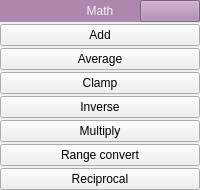
         <widget class="QWidget" name="_category_math_container" native="true">
          <layout class="QVBoxLayout" name="verticalLayout_3">
           <property name="spacing">
            <number>2</number>
           </property>
           <property name="leftMargin">
            <number>0</number>
           </property>
           <property name="topMargin">
            <number>0</number>
           </property>
           <property name="rightMargin">
            <number>0</number>
           </property>
           <property name="bottomMargin">
            <number>0</number>
           </property>
           <item>
            <widget class="QWidget" name="_category_math_label" native="true">
             <property name="palette">
              <palette>
               <active>
                <colorrole role="Button">
                 <brush brushstyle="SolidPattern">
                  <color alpha="255">
                   <red>173</red>
                   <green>135</green>
                   <blue>173</blue>
                  </color>
                 </brush>
                </colorrole>
                <colorrole role="ButtonText">
                 <brush brushstyle="SolidPattern">
                  <color alpha="255">
                   <red>246</red>
                   <green>245</green>
                   <blue>244</blue>
                  </color>
                 </brush>
                </colorrole>
                <colorrole role="Window">
                 <brush brushstyle="SolidPattern">
                  <color alpha="255">
                   <red>173</red>
                   <green>135</green>
                   <blue>173</blue>
                  </color>
                 </brush>
                </colorrole>
               </active>
               <inactive>
                <colorrole role="Button">
                 <brush brushstyle="SolidPattern">
                  <color alpha="255">
                   <red>173</red>
                   <green>135</green>
                   <blue>173</blue>
                  </color>
                 </brush>
                </colorrole>
                <colorrole role="ButtonText">
                 <brush brushstyle="SolidPattern">
                  <color alpha="255">
                   <red>246</red>
                   <green>245</green>
                   <blue>244</blue>
                  </color>
                 </brush>
                </colorrole>
                <colorrole role="Window">
                 <brush brushstyle="SolidPattern">
                  <color alpha="255">
                   <red>173</red>
                   <green>135</green>
                   <blue>173</blue>
                  </color>
                 </brush>
                </colorrole>
               </inactive>
               <disabled>
                <colorrole role="Button">
                 <brush brushstyle="SolidPattern">
                  <color alpha="255">
                   <red>173</red>
                   <green>135</green>
                   <blue>173</blue>
                  </color>
                 </brush>
                </colorrole>
                <colorrole role="ButtonText">
                 <brush brushstyle="SolidPattern">
                  <color alpha="255">
                   <red>190</red>
                   <green>190</green>
                   <blue>190</blue>
                  </color>
                 </brush>
                </colorrole>
                <colorrole role="Window">
                 <brush brushstyle="SolidPattern">
                  <color alpha="255">
                   <red>173</red>
                   <green>135</green>
                   <blue>173</blue>
                  </color>
                 </brush>
                </colorrole>
               </disabled>
              </palette>
             </property>
             <property name="autoFillBackground">
              <bool>true</bool>
             </property>
             <layout class="QHBoxLayout" name="horizontalLayout_2">
              <property name="spacing">
               <number>0</number>
              </property>
              <property name="leftMargin">
               <number>0</number>
              </property>
              <property name="topMargin">
               <number>0</number>
              </property>
              <property name="rightMargin">
               <number>0</number>
              </property>
              <property name="bottomMargin">
               <number>0</number>
              </property>
              <item>
               <widget class="QPushButton" name="_category_expand_math">
                <property name="toolTip">
                 <string>Expand/collapse group</string>
                </property>
                <property name="text">
                 <string/>
                </property>
                <property name="icon">
                 <iconset>
                  <normaloff>images/ButtonExpanded.png</normaloff>images/ButtonExpanded.png</iconset>
                </property>
                <property name="flat">
                 <bool>true</bool>
                </property>
               </widget>
              </item>
              <item>
               <widget class="QPushButton" name="pushButton_5">
                <property name="text">
                 <string>Math</string>
                </property>
                <property name="flat">
                 <bool>true</bool>
                </property>
               </widget>
              </item>
              <item alignment="Qt::AlignBottom">
               <widget class="QPushButton" name="_category_layout_math">
                <property name="toolTip">
                 <string>Change layout</string>
                </property>
                <property name="text">
                 <string/>
                </property>
                <property name="icon">
                 <iconset>
                  <normaloff>images/ButtonLayoutVertical.png</normaloff>images/ButtonLayoutVertical.png</iconset>
                </property>
               </widget>
              </item>
             </layout>
            </widget>
           </item>
           <item>
            <widget class="QWidget" name="_category_math" native="true">
             <layout class="QVBoxLayout" name="verticalLayout_2">
              <property name="spacing">
               <number>2</number>
              </property>
              <property name="leftMargin">
               <number>0</number>
              </property>
              <property name="topMargin">
               <number>0</number>
              </property>
              <property name="rightMargin">
               <number>0</number>
              </property>
              <property name="bottomMargin">
               <number>0</number>
              </property>
              <item>
               <widget class="WidgetAddNode" name="_math_Add">
                <property name="toolTip">
                 <string>Drag to blueprint to add </string>
                </property>
                <property name="text">
                 <string>Add</string>
                </property>
                <property name="icon">
                 <iconset>
                  <normaloff>images/NodeAdd.png</normaloff>images/NodeAdd.png</iconset>
                </property>
                <property name="NodeType" stdset="0">
                 <string notr="true">Add</string>
                </property>
               </widget>
              </item>
              <item>
               <widget class="WidgetAddNode" name="_math_Average">
                <property name="toolTip">
                 <string>Drag to blueprint to add </string>
                </property>
                <property name="text">
                 <string>Average</string>
                </property>
                <property name="icon">
                 <iconset>
                  <normaloff>images/NodeAverage.png</normaloff>images/NodeAverage.png</iconset>
                </property>
                <property name="NodeType" stdset="0">
                 <string notr="true">Average</string>
                </property>
               </widget>
              </item>
              <item>
               <widget class="WidgetAddNode" name="_math_Clamp">
                <property name="toolTip">
                 <string>Drag to blueprint to add </string>
                </property>
                <property name="text">
                 <string>Clamp</string>
                </property>
                <property name="icon">
                 <iconset>
                  <normaloff>images/NodeClamp.png</normaloff>images/NodeClamp.png</iconset>
                </property>
                <property name="NodeType" stdset="0">
                 <string notr="true">Clamp</string>
                </property>
               </widget>
              </item>
              <item>
               <widget class="WidgetAddNode" name="_math_Inverse">
                <property name="toolTip">
                 <string>Drag to blueprint to add </string>
                </property>
                <property name="text">
                 <string>Inverse</string>
                </property>
                <property name="icon">
                 <iconset>
                  <normaloff>images/NodeInverse.png</normaloff>images/NodeInverse.png</iconset>
                </property>
                <property name="NodeType" stdset="0">
                 <string notr="true">Inverse</string>
                </property>
               </widget>
              </item>
              <item>
               <widget class="WidgetAddNode" name="_math_Multiply">
                <property name="toolTip">
                 <string>Drag to blueprint to add </string>
                </property>
                <property name="text">
                 <string>Multiply</string>
                </property>
                <property name="icon">
                 <iconset>
                  <normaloff>images/NodeMultiply.png</normaloff>images/NodeMultiply.png</iconset>
                </property>
                <property name="NodeType" stdset="0">
                 <string notr="true">Multiply</string>
                </property>
               </widget>
              </item>
              <item>
               <widget class="WidgetAddNode" name="_math_RangeConvert">
                <property name="toolTip">
                 <string>Drag to blueprint to add </string>
                </property>
                <property name="text">
                 <string>Range convert</string>
                </property>
                <property name="icon">
                 <iconset>
                  <normaloff>images/NodeRangeConvert.png</normaloff>images/NodeRangeConvert.png</iconset>
                </property>
                <property name="NodeType" stdset="0">
                 <string notr="true">RangeConvert</string>
                </property>
               </widget>
              </item>
              <item>
               <widget class="WidgetAddNode" name="_math_Reciprocal">
                <property name="toolTip">
                 <string>Drag to blueprint to add </string>
                </property>
                <property name="text">
                 <string>Reciprocal</string>
                </property>
                <property name="icon">
                 <iconset>
                  <normaloff>images/NodeReciprocal.png</normaloff>images/NodeReciprocal.png</iconset>
                </property>
                <property name="NodeType" stdset="0">
                 <string notr="true">Reciprocal</string>
                </property>
               </widget>
              </item>
             </layout>
            </widget>
           </item>
          </layout>
         </widget>
